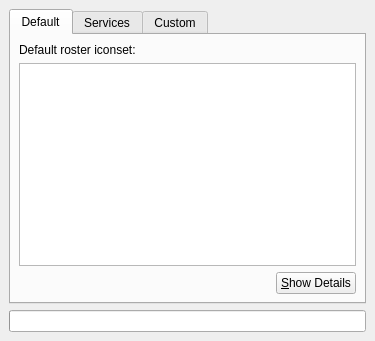
<ui version="4.0" >
 <class>IconsetRoster</class>
 <widget class="QWidget" name="IconsetRoster" >
  <property name="geometry" >
   <rect>
    <x>0</x>
    <y>0</y>
    <width>375</width>
    <height>341</height>
   </rect>
  </property>
  <property name="windowTitle" >
   <string>IconsetRosterUI</string>
  </property>
  <layout class="QGridLayout" >
   <property name="margin" >
    <number>9</number>
   </property>
   <property name="spacing" >
    <number>6</number>
   </property>
   <item row="0" column="0" >
    <widget class="QTabWidget" name="tabWidget3" >
     <property name="currentIndex" >
      <number>0</number>
     </property>
     <widget class="QWidget" name="tab_default" >
      <attribute name="title" >
       <string>Default</string>
      </attribute>
      <layout class="QGridLayout" >
       <property name="margin" >
        <number>8</number>
       </property>
       <property name="spacing" >
        <number>6</number>
       </property>
       <item row="0" column="0" colspan="2" >
        <widget class="QLabel" name="textLabel3_2" >
         <property name="text" >
          <string>Default roster iconset:</string>
         </property>
        </widget>
       </item>
       <item row="2" column="1" >
        <widget class="IconButton" name="pb_defRosterDetails" >
         <property name="text" >
          <string>&amp;Show Details</string>
         </property>
        </widget>
       </item>
       <item row="2" column="0" >
        <spacer>
         <property name="orientation" >
          <enum>Qt::Horizontal</enum>
         </property>
         <property name="sizeType" >
          <enum>QSizePolicy::Expanding</enum>
         </property>
         <property name="sizeHint" >
          <size>
           <width>151</width>
           <height>20</height>
          </size>
         </property>
        </spacer>
       </item>
       <item row="1" column="0" colspan="2" >
        <widget class="IconsetSelect" name="iss_defRoster" />
       </item>
      </layout>
     </widget>
     <widget class="QWidget" name="tab_services" >
      <attribute name="title" >
       <string>Services</string>
      </attribute>
      <layout class="QGridLayout" >
       <property name="margin" >
        <number>9</number>
       </property>
       <property name="spacing" >
        <number>6</number>
       </property>
       <item row="0" column="0" >
        <widget class="QCheckBox" name="ck_useTransportIconsForContacts" >
         <property name="text" >
          <string>Use transport specific icons for contacts</string>
         </property>
        </widget>
       </item>
       <item row="2" column="0" >
        <layout class="QHBoxLayout" >
         <property name="margin" >
          <number>0</number>
         </property>
         <property name="spacing" >
          <number>6</number>
         </property>
         <item>
          <widget class="QTreeWidget" name="tw_isServices" >
           <property name="sizePolicy" >
            <sizepolicy>
             <hsizetype>4</hsizetype>
             <vsizetype>7</vsizetype>
             <horstretch>0</horstretch>
             <verstretch>0</verstretch>
            </sizepolicy>
           </property>
           <property name="editTriggers" >
            <set>QAbstractItemView::NoEditTriggers</set>
           </property>
           <property name="rootIsDecorated" >
            <bool>false</bool>
           </property>
           <property name="allColumnsShowFocus" >
            <bool>true</bool>
           </property>
           <property name="columnCount" >
            <number>2</number>
           </property>
           <column>
            <property name="text" >
             <string>Service</string>
            </property>
           </column>
           <column>
            <property name="text" >
             <string>Iconset</string>
            </property>
           </column>
          </widget>
         </item>
         <item>
          <layout class="QVBoxLayout" >
           <property name="margin" >
            <number>0</number>
           </property>
           <property name="spacing" >
            <number>6</number>
           </property>
           <item>
            <widget class="IconsetSelect" name="iss_servicesRoster" >
             <property name="sizePolicy" >
              <sizepolicy>
               <hsizetype>1</hsizetype>
               <vsizetype>7</vsizetype>
               <horstretch>0</horstretch>
               <verstretch>0</verstretch>
              </sizepolicy>
             </property>
            </widget>
           </item>
           <item>
            <layout class="QHBoxLayout" >
             <property name="margin" >
              <number>0</number>
             </property>
             <property name="spacing" >
              <number>6</number>
             </property>
             <item>
              <spacer>
               <property name="orientation" >
                <enum>Qt::Horizontal</enum>
               </property>
               <property name="sizeType" >
                <enum>QSizePolicy::Expanding</enum>
               </property>
               <property name="sizeHint" >
                <size>
                 <width>41</width>
                 <height>20</height>
                </size>
               </property>
              </spacer>
             </item>
             <item>
              <widget class="IconButton" name="pb_servicesDetails" >
               <property name="text" >
                <string>&amp;Show Details</string>
               </property>
              </widget>
             </item>
            </layout>
           </item>
          </layout>
         </item>
        </layout>
       </item>
       <item row="1" column="0" >
        <widget class="QLabel" name="textLabel4" >
         <property name="text" >
          <string>Service iconsets:</string>
         </property>
        </widget>
       </item>
      </layout>
     </widget>
     <widget class="QWidget" name="tab_custom" >
      <attribute name="title" >
       <string>Custom</string>
      </attribute>
      <layout class="QGridLayout" >
       <property name="margin" >
        <number>8</number>
       </property>
       <property name="spacing" >
        <number>6</number>
       </property>
       <item row="1" column="1" >
        <layout class="QGridLayout" >
         <property name="margin" >
          <number>0</number>
         </property>
         <property name="spacing" >
          <number>6</number>
         </property>
         <item row="4" column="0" >
          <spacer>
           <property name="orientation" >
            <enum>Qt::Horizontal</enum>
           </property>
           <property name="sizeType" >
            <enum>QSizePolicy::Expanding</enum>
           </property>
           <property name="sizeHint" >
            <size>
             <width>91</width>
             <height>20</height>
            </size>
           </property>
          </spacer>
         </item>
         <item row="2" column="0" colspan="2" >
          <widget class="QLabel" name="textLabel8" >
           <property name="text" >
            <string>Iconset:</string>
           </property>
          </widget>
         </item>
         <item row="0" column="0" colspan="2" >
          <widget class="QLabel" name="textLabel7" >
           <property name="text" >
            <string>Regular expression:</string>
           </property>
          </widget>
         </item>
         <item row="3" column="0" colspan="2" >
          <widget class="IconsetSelect" name="iss_customRoster" />
         </item>
         <item row="1" column="0" colspan="2" >
          <widget class="QLineEdit" name="le_customRoster" />
         </item>
         <item row="4" column="1" >
          <widget class="IconButton" name="pb_customRosterDetails" >
           <property name="text" >
            <string>&amp;Show Details</string>
           </property>
          </widget>
         </item>
        </layout>
       </item>
       <item row="1" column="0" >
        <layout class="QGridLayout" >
         <property name="margin" >
          <number>0</number>
         </property>
         <property name="spacing" >
          <number>6</number>
         </property>
         <item row="1" column="0" >
          <widget class="IconButton" name="pb_customRosterAdd" >
           <property name="text" >
            <string>&amp;Add</string>
           </property>
          </widget>
         </item>
         <item row="1" column="1" >
          <widget class="IconButton" name="pb_customRosterDelete" >
           <property name="text" >
            <string>&amp;Delete</string>
           </property>
          </widget>
         </item>
         <item row="0" column="0" colspan="2" >
          <widget class="QTreeWidget" name="tw_customRoster" >
           <property name="editTriggers" >
            <set>QAbstractItemView::NoEditTriggers</set>
           </property>
           <property name="rootIsDecorated" >
            <bool>false</bool>
           </property>
           <property name="allColumnsShowFocus" >
            <bool>true</bool>
           </property>
           <column>
            <property name="text" >
             <string>RegExp</string>
            </property>
           </column>
           <column>
            <property name="text" >
             <string>Iconset</string>
            </property>
           </column>
          </widget>
         </item>
        </layout>
       </item>
       <item row="0" column="0" colspan="2" >
        <widget class="QLabel" name="textLabel6" >
         <property name="text" >
          <string>Custom iconsets:</string>
         </property>
        </widget>
       </item>
      </layout>
      <widget class="QSplitter" name="splitter" >
       <property name="geometry" >
        <rect>
         <x>195</x>
         <y>250</y>
         <width>189</width>
         <height>31</height>
        </rect>
       </property>
       <property name="orientation" >
        <enum>Qt::Horizontal</enum>
       </property>
      </widget>
      <widget class="QWidget" native="1" name="widget" >
       <property name="geometry" >
        <rect>
         <x>0</x>
         <y>0</y>
         <width>100</width>
         <height>30</height>
        </rect>
       </property>
      </widget>
      <widget class="QWidget" native="1" name="widget" >
       <property name="geometry" >
        <rect>
         <x>0</x>
         <y>0</y>
         <width>100</width>
         <height>30</height>
        </rect>
       </property>
      </widget>
     </widget>
    </widget>
   </item>
   <item row="1" column="0" >
    <widget class="QProgressBar" name="progress" >
     <property name="orientation" >
      <enum>Qt::Horizontal</enum>
     </property>
    </widget>
   </item>
  </layout>
 </widget>
 <layoutdefault spacing="6" margin="11" />
 <pixmapfunction>qPixmapFromMimeSource</pixmapfunction>
 <customwidgets>
  <customwidget>
   <class>IconsetSelect</class>
   <extends>QListWidget</extends>
   <header>iconsetselect.h</header>
  </customwidget>
  <customwidget>
   <class>IconButton</class>
   <extends>QPushButton</extends>
   <header>iconbutton.h</header>
  </customwidget>
 </customwidgets>
 <resources/>
 <connections/>
</ui>
